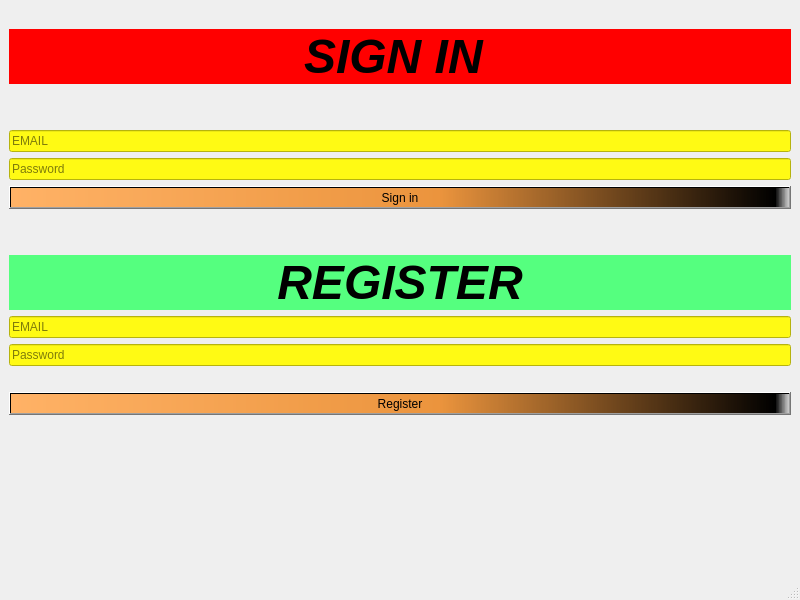
<?xml version="1.0" encoding="UTF-8"?>
<ui version="4.0">
 <class>userwin</class>
 <widget class="QMainWindow" name="userwin">
  <property name="geometry">
   <rect>
    <x>0</x>
    <y>0</y>
    <width>800</width>
    <height>600</height>
   </rect>
  </property>
  <property name="minimumSize">
   <size>
    <width>800</width>
    <height>600</height>
   </size>
  </property>
  <property name="windowTitle">
   <string>userwin</string>
  </property>
  <widget class="QWidget" name="centralwidget">
   <layout class="QVBoxLayout" name="verticalLayout_3">
    <item>
     <layout class="QHBoxLayout" name="horizontalLayout">
      <item>
       <layout class="QVBoxLayout" name="verticalLayout">
        <item>
         <layout class="QVBoxLayout" name="verticalLayout_2">
          <item>
           <widget class="QLabel" name="label">
            <property name="text">
             <string/>
            </property>
            <property name="alignment">
             <set>Qt::AlignCenter</set>
            </property>
           </widget>
          </item>
          <item>
           <widget class="QLabel" name="label_3">
            <property name="font">
             <font>
              <pointsize>36</pointsize>
              <italic>true</italic>
              <bold>true</bold>
             </font>
            </property>
            <property name="layoutDirection">
             <enum>Qt::LeftToRight</enum>
            </property>
            <property name="autoFillBackground">
             <bool>false</bool>
            </property>
            <property name="styleSheet">
             <string notr="true">
background : rgb(255, 0, 0);
</string>
            </property>
            <property name="lineWidth">
             <number>3</number>
            </property>
            <property name="text">
             <string>SIGN IN </string>
            </property>
            <property name="scaledContents">
             <bool>false</bool>
            </property>
            <property name="alignment">
             <set>Qt::AlignCenter</set>
            </property>
           </widget>
          </item>
          <item>
           <spacer name="verticalSpacer">
            <property name="orientation">
             <enum>Qt::Vertical</enum>
            </property>
            <property name="sizeHint" stdset="0">
             <size>
              <width>20</width>
              <height>40</height>
             </size>
            </property>
           </spacer>
          </item>
          <item>
           <widget class="QLineEdit" name="signin">
            <property name="styleSheet">
             <string notr="true">background:rgb(255, 250, 20)</string>
            </property>
            <property name="placeholderText">
             <string>EMAIL</string>
            </property>
           </widget>
          </item>
          <item>
           <widget class="QLineEdit" name="pass1">
            <property name="styleSheet">
             <string notr="true">background:rgb(255, 250, 20)</string>
            </property>
            <property name="echoMode">
             <enum>QLineEdit::Password</enum>
            </property>
            <property name="placeholderText">
             <string>Password</string>
            </property>
           </widget>
          </item>
          <item>
           <widget class="QPushButton" name="signinbtn">
            <property name="enabled">
             <bool>true</bool>
            </property>
            <property name="styleSheet">
             <string notr="true">background:qlineargradient(spread:pad, x1:0, y1:0, x2:1, y2:0, stop:0 rgba(255, 178, 102, 255), stop:0.55 rgba(235, 148, 61, 255), stop:0.98 rgba(0, 0, 0, 255), stop:1 rgba(0, 0, 0, 0))</string>
            </property>
            <property name="text">
             <string>Sign in</string>
            </property>
           </widget>
          </item>
          <item>
           <spacer name="verticalSpacer_3">
            <property name="orientation">
             <enum>Qt::Vertical</enum>
            </property>
            <property name="sizeHint" stdset="0">
             <size>
              <width>20</width>
              <height>40</height>
             </size>
            </property>
           </spacer>
          </item>
          <item>
           <widget class="QLabel" name="label_4">
            <property name="font">
             <font>
              <pointsize>36</pointsize>
              <italic>true</italic>
              <bold>true</bold>
             </font>
            </property>
            <property name="styleSheet">
             <string notr="true">
background : rgb(85, 255, 127)</string>
            </property>
            <property name="text">
             <string>REGISTER</string>
            </property>
            <property name="alignment">
             <set>Qt::AlignCenter</set>
            </property>
           </widget>
          </item>
          <item>
           <widget class="QLineEdit" name="signin2">
            <property name="styleSheet">
             <string notr="true">background:rgb(255, 250, 20)</string>
            </property>
            <property name="text">
             <string/>
            </property>
            <property name="placeholderText">
             <string>EMAIL</string>
            </property>
           </widget>
          </item>
          <item>
           <widget class="QLineEdit" name="pass2">
            <property name="styleSheet">
             <string notr="true">background:rgb(255, 250, 20)</string>
            </property>
            <property name="echoMode">
             <enum>QLineEdit::Password</enum>
            </property>
            <property name="placeholderText">
             <string>Password</string>
            </property>
           </widget>
          </item>
         </layout>
        </item>
        <item>
         <widget class="QLabel" name="label_2">
          <property name="text">
           <string/>
          </property>
          <property name="alignment">
           <set>Qt::AlignCenter</set>
          </property>
         </widget>
        </item>
        <item>
         <widget class="QPushButton" name="regbtn">
          <property name="enabled">
           <bool>true</bool>
          </property>
          <property name="styleSheet">
           <string notr="true">
background : qlineargradient(spread:pad, x1:0, y1:0, x2:1, y2:0, stop:0 rgba(255, 178, 102, 255), stop:0.55 rgba(235, 148, 61, 255), stop:0.98 rgba(0, 0, 0, 255), stop:1 rgba(0, 0, 0, 0))</string>
          </property>
          <property name="text">
           <string>Register</string>
          </property>
         </widget>
        </item>
        <item>
         <spacer name="verticalSpacer_2">
          <property name="orientation">
           <enum>Qt::Vertical</enum>
          </property>
          <property name="sizeHint" stdset="0">
           <size>
            <width>20</width>
            <height>40</height>
           </size>
          </property>
         </spacer>
        </item>
       </layout>
      </item>
     </layout>
    </item>
   </layout>
  </widget>
  <widget class="QMenuBar" name="menubar">
   <property name="geometry">
    <rect>
     <x>0</x>
     <y>0</y>
     <width>800</width>
     <height>22</height>
    </rect>
   </property>
  </widget>
  <widget class="QStatusBar" name="statusbar"/>
 </widget>
 <resources/>
 <connections/>
</ui>
